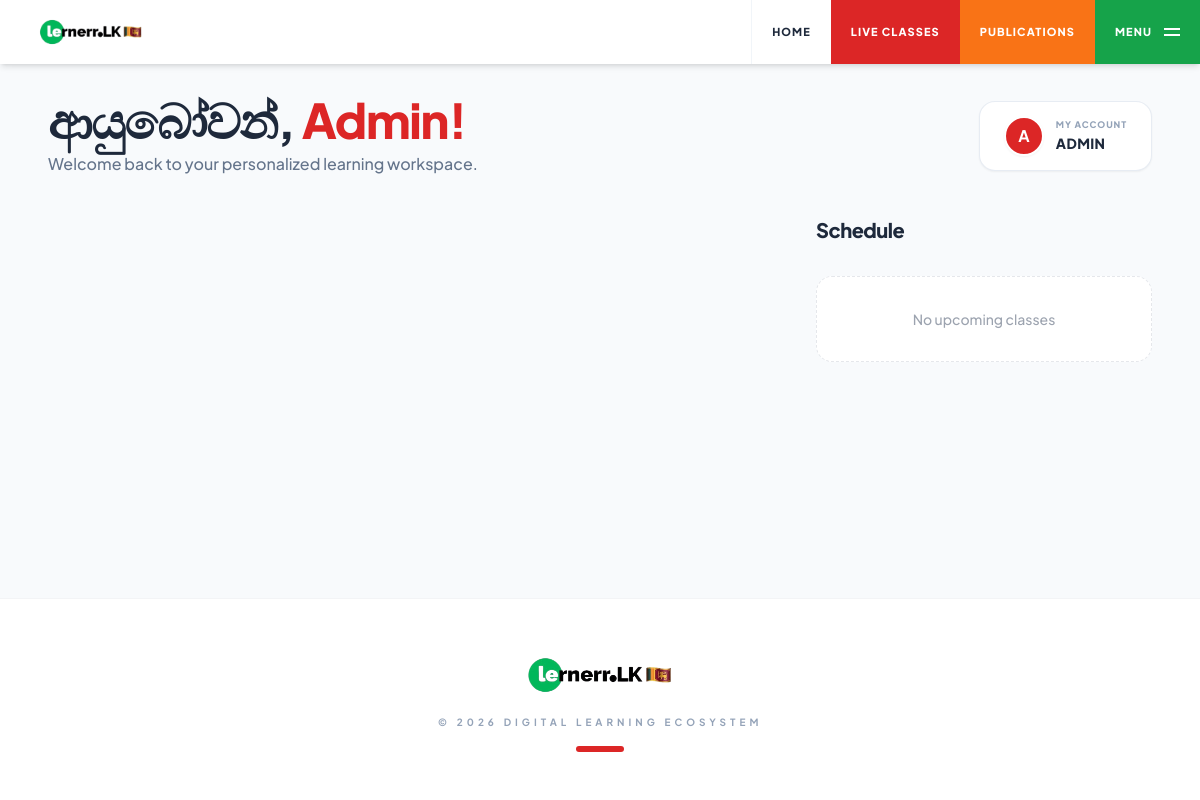
/dashboard/profile (signed in), run on the app's committed database.
### tables this page shows
CREATE TABLE `users` (
  `user_id` varchar(20) NOT NULL COMMENT 'Unique user ID (e.g., stu_0001, tea_1000, adm_1000)',
  `email` varchar(255) DEFAULT NULL,
  `password` varchar(255) NOT NULL COMMENT 'Hashed password',
  `role` enum('student','teacher','instructor','admin') NOT NULL DEFAULT 'student' COMMENT 'User role: student, teacher, instructor, admin',
  `first_name` varchar(100) DEFAULT NULL COMMENT 'First name',
  `second_name` varchar(100) DEFAULT NULL COMMENT 'Last name',
  `dob` date DEFAULT NULL COMMENT 'Date of birth',
  `school_name` varchar(200) DEFAULT NULL COMMENT 'School name',
  `exam_year` int(4) DEFAULT NULL COMMENT 'Exam year (e.g., 2024)',
  `closest_town` varchar(100) DEFAULT NULL COMMENT 'Closest town',
  `district` varchar(100) DEFAULT NULL COMMENT 'District',
  `address` text DEFAULT NULL COMMENT 'Full address',
  `nic_no` varchar(20) DEFAULT NULL COMMENT 'NIC number',
  `mobile_number` varchar(20) DEFAULT NULL COMMENT 'Mobile phone number',
  `whatsapp_number` varchar(20) DEFAULT NULL COMMENT 'WhatsApp number',
  `gender` enum('male','female') DEFAULT NULL COMMENT 'Gender',
  `profile_picture` varchar(255) DEFAULT NULL COMMENT 'Path to profile picture',
  `registering_date` date NOT NULL COMMENT 'Date of registration',
  `status` tinyint(1) NOT NULL DEFAULT 1 COMMENT 'Account status: 1=active, 0=inactive',
  `approved` tinyint(1) NOT NULL DEFAULT 0 COMMENT 'Approval status: 1=approved, 0=not approved',
  `al_details_requested` tinyint(1) DEFAULT 0,
  `verification_method` varchar(20) DEFAULT 'none' COMMENT 'Verification method: nic, mobile, none',
  `created_at` timestamp NOT NULL DEFAULT current_timestamp() COMMENT 'Record creation timestamp',
  `updated_at` timestamp NOT NULL DEFAULT current_timestamp() ON UPDATE current_timestamp() COMMENT 'Record update timestamp',
  `session_token` varchar(64) DEFAULT NULL COMMENT 'Session token for single login',
  `session_created_at` datetime DEFAULT NULL COMMENT 'Session creation timestamp',
  `commission_rate` decimal(5,2) DEFAULT 75.00,
  `requested_commission_rate` decimal(5,2) DEFAULT 75.00,
  `rating` decimal(3,2) DEFAULT 0.00,
  `hourly_rate` decimal(10,2) DEFAULT 0.00,
  `rating_count` int(11) DEFAULT 0,
  `total_rating` decimal(12,2) DEFAULT 0.00
);

### dashboard/profile.php (the view, shortened to what this page needs)
<?php
require_once __DIR__ . '/../config.php';
$user_id = $_SESSION['user_id'] ?? '';
$stmt = $conn->prepare("SELECT profile_picture, first_name, second_name, email, district, mobile_number FROM users WHERE user_id = ? LIMIT 1");
if ($stmt) {
    $stmt->bind_param("s", $user_id);
    $stmt->execute();
    $user_data = $stmt->get_result()->fetch_assoc();
} else {
    error_log("Prepare failed in profile.php: " . $conn->error);
}
$upcoming_classes = [];
?>
<!DOCTYPE html>
<html lang="en">
<head>
    <script src="https://cdn.tailwindcss.com"></script>
    <link href="https://cdnjs.cloudflare.com/ajax/libs/font-awesome/6.0.0/css/all.min.css" rel="stylesheet">
</head>
<body class="bg-[#f8fafc] text-slate-900 min-h-screen flex flex-col">
    <?php include 'navbar.php'; ?>
    <main class="w-full px-4 sm:px-6 lg:px-12 pt-24 pb-8 flex-grow">
        <div class="mb-10 animate-fade-in flex flex-col sm:flex-row justify-between items-start sm:items-center gap-6" style="animation-delay: 0.05s">
            <div>
                <h1 class="text-3xl md:text-5xl font-black text-[#1e293b] tracking-tight">ආයුබෝවන්, <span class="text-red-600"><?php echo htmlspecialchars($user_data['first_name'] ?? $user_id); ?>!</span></h1>
                <p class="text-slate-500 font-medium mt-2">Welcome back to your personalized learning workspace.</p>
            </div>
            <div class="flex items-center gap-4 flex-wrap sm:flex-nowrap">
                <button onclick="openProfileModal()" id="nav-profile-btn"
                    class="flex items-center gap-3 group px-6 py-3.5 bg-white hover:bg-slate-50 border border-slate-200/80 rounded-2xl shadow-sm transition-all active:scale-[0.98]">
                <div class="w-10 h-10 rounded-full bg-red-600 flex items-center justify-center text-white text-base font-bold border-2 border-white shadow-sm overflow-hidden flex-shrink-0">
                    <?php if (!empty($user_data['profile_picture'])): ?>
                        <img src="../<?php echo htmlspecialchars($user_data['profile_picture']); ?>" class="w-full h-full object-cover">
                    <?php else: ?>
                        <span><?php echo strtoupper(substr($user_data['first_name'] ?? 'U', 0, 1)); ?></span>
                    <?php endif; ?>
                </div>
                <div class="text-left">
                    <span class="block text-[9px] font-black text-slate-400 uppercase tracking-widest leading-none mb-1">My Account</span>
                    <span class="block text-sm font-black text-slate-800 uppercase tracking-wide">
                        <?php echo htmlspecialchars($user_data['first_name'] ?? 'User'); ?>
                    </span>
                </div>
            </button>
            </div>
        </div>
        <div class="grid grid-cols-1 lg:grid-cols-12 gap-12">
            <div class="lg:col-span-8 space-y-16">
            </div>
            <div class="lg:col-span-4 space-y-12">
                <div class="animate-fade-in" style="animation-delay: 0.3s">
                    <div class="flex items-center justify-between mb-8">
                        <h2 class="text-xl font-black text-[#1e293b] tracking-tight" data-sinhala="ඉදිරි පන්ති">Schedule</h2>
                    </div>
                    <div class="space-y-4">
                        <?php if (empty($upcoming_classes)): ?>
                            <div class="bg-white rounded-2xl p-8 border border-dashed border-gray-200 text-center">
                                <p class="text-gray-400 text-sm font-medium">No upcoming classes</p>
                            </div>
                        <?php endif; ?>
                    </div>
                </div>
            </div>
        </div>
    </main>
    <footer class="bg-white border-t border-gray-100 py-12 px-6">
        <div class="max-w-7xl mx-auto flex flex-col items-center">
            <div class="text-center">
                <img src="../assests/logo.jpeg" alt="LMS Logo" class="h-14 w-auto object-contain mx-auto rounded-lg mb-3">
                <p class="text-slate-400 text-[10px] uppercase font-bold tracking-[0.4em] mb-4">&copy; <?php echo date('Y'); ?> Digital Learning Ecosystem</p>
                <div class="h-1.5 w-12 bg-red-600 rounded-full mx-auto"></div>
            </div>
        </div>
    </footer>
</body>
</html>

### dashboard/profile.php (style rules this page uses)
body { font-family: 'Plus Jakarta Sans', sans-serif; }
.animate-fade-in { animation: fadeIn 0.8s cubic-bezier(0.4, 0, 0.2, 1) forwards; opacity: 0; }
[data-sinhala] { position: relative; cursor: help; }

### dashboard/navbar.php (style rules this page uses)
html, body { margin: 0; padding: 0; padding-top: 0; }

### data on the page
users: first_name "Admin", first_name "A", first_name "ADMIN"
